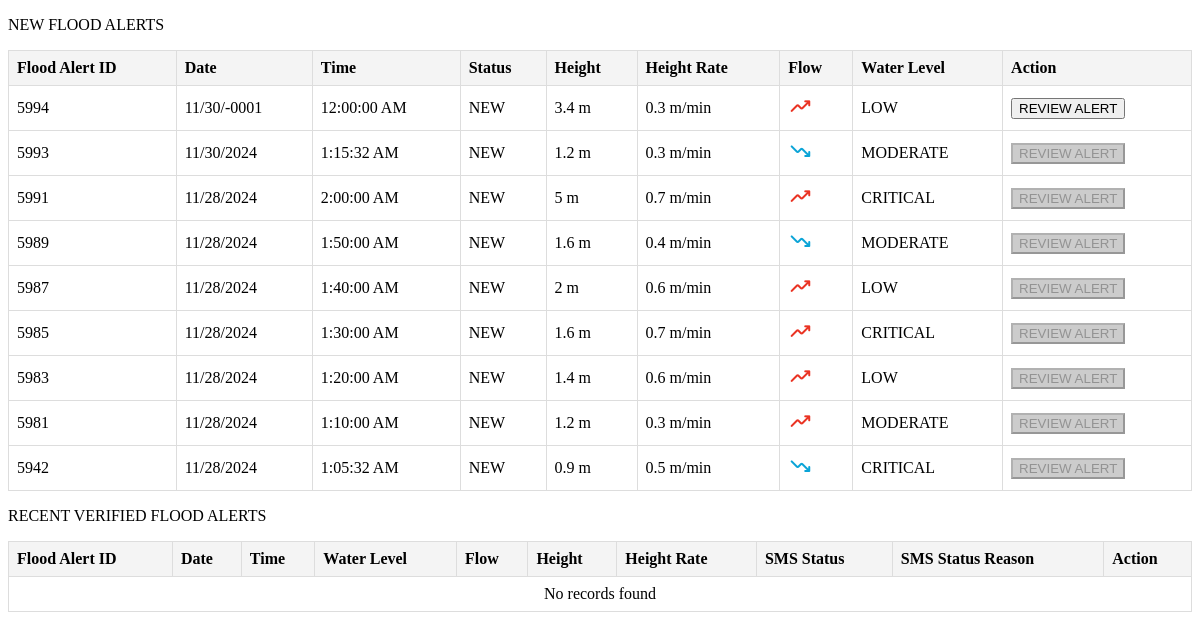
Page /flood_alerts.php on the committed database.
### tables this page shows
CREATE TABLE `sensor_data` (
  `id` int(11) NOT NULL,
  `meters` float DEFAULT NULL,
  `rate` float NOT NULL,
  `timestamp` timestamp NOT NULL DEFAULT current_timestamp(),
  `alert_level` varchar(20) DEFAULT NULL,
  `status` enum('NEW','ENTRY') NOT NULL
);

### flood_alerts.php (the view, shortened to what this page needs)
<?php
include 'db_conn.php';
$sql_new_alerts = "SELECT * FROM sensor_data WHERE status = 'NEW' ORDER BY id DESC, timestamp DESC;";
$result_new_alerts = $conn->query($sql_new_alerts);
?>
<!DOCTYPE html>
<html lang="en">
<head>
</head>
<body>
<p>NEW FLOOD ALERTS</p>
<?php
if ($result_new_alerts->num_rows > 0) {
    echo '<table>';
    echo '<thead>
            <tr>
                <th>Flood Alert ID</th>
                <th>Date</th>
                <th>Time</th>
                <th>Status</th>
                <th>Height</th>
                <th>Height Rate</th>
                <th>Flow</th>
                <th>Water Level</th>
                <th>Action</th>
            </tr>
          </thead>';
    echo '<tbody>';
    $rows = $result_new_alerts->fetch_all(MYSQLI_ASSOC);
    $defaultMeter = 1.0;
    for ($i = 0; $i < count($rows); $i++) {
        $id = $rows[$i]['id'];
        $timestamp = $rows[$i]['timestamp'];
        $meters = $rows[$i]['meters'];
        $rate = $rows[$i]['rate'];
        $alert_level = $rows[$i]['alert_level'];
        $status = $rows[$i]['status'];
        $disabled = $i > 0 ? 'disabled' : '';
        $date = date("m/d/Y", strtotime($timestamp));
        $time = date("g:i:s A", strtotime($timestamp));
        $nextMeters = $rows[$i + 1]['meters'] ?? $defaultMeter;
        $flow = ($meters > $nextMeters)
            ? '<span class="material-symbols-rounded trending-up">trending_up</span>'
            : (($meters < $nextMeters)
                ? '<span class="material-symbols-rounded trending-down">trending_down</span>'
                : '<span class="material-symbols-rounded stable">stable</span>');
        $alertMapping = [
            "NORMAL LEVEL" => "NORMAL",
            "LOW LEVEL" => "LOW",
            "MEDIUM LEVEL" => "MODERATE",
            "CRITICAL LEVEL" => "CRITICAL"
        ];
        $mappedAlertLevel = isset($alertMapping[$alert_level]) ? $alertMapping[$alert_level] : $alert_level;
        echo "<tr>
                <td>{$id}</td>
                <td>{$date}</td>
                <td>{$time}</td>
                <td>{$status}</td>
                <td>{$meters} m</td>
                <td>{$rate} m/min</td>
                <td>{$flow}</td>
                <td>{$mappedAlertLevel}</td>
                <td><button onclick='openModal()' {$disabled}>REVIEW ALERT</button></td>
              </tr>";
    }
    echo '</tbody>';
    echo '</table>';
} else {
    echo "<p>No data available.</p>";
}
?>
<p>RECENT VERIFIED FLOOD ALERTS</p>
<?php
$sql_verified_alerts = "SELECT * FROM flood_alerts WHERE alert_status = 'Verified'";
$result_verified_alerts = $conn->query($sql_verified_alerts);
echo '<table border="1">';
echo '<thead>
        <tr>
            <th>Flood Alert ID</th>
            <th>Date</th>
            <th>Time</th>
            <th>Water Level</th>
            <th>Flow</th>
            <th>Height</th>
            <th>Height Rate</th>
            <th>SMS Status</th>
            <th>SMS Status Reason</th>
            <th>Action</th>
        </tr>
      </thead>';
echo '<tbody>';
if ($result_verified_alerts->num_rows > 0) {
    while ($row = $result_verified_alerts->fetch_assoc()) {
        echo '<tr>
                <td>' . htmlspecialchars($row["flood_alert_id"]) . '</td>
                <td>' . htmlspecialchars($row["date"]) . '</td>
                <td>' . htmlspecialchars($row["time"]) . '</td>
                <td>' . htmlspecialchars($row["water_level"]) . '</td>
                <td>' . htmlspecialchars($row["flow"]) . '</td>
                <td>' . htmlspecialchars($row["height"]) . '</td>
                <td>' . htmlspecialchars($row["height_rate"]) . '</td>
                <td>' . htmlspecialchars($row["sms_status"]) . '</td>
                <td>' . htmlspecialchars($row["sms_status_reason"]) . '</td>
                <td><button>VIEW</button></td>
              </tr>';
    }
} else {
    echo '<tr><td colspan="10" style="text-align: center;">No records found</td></tr>';
}
echo '</tbody>';
echo '</table>';
?>
</body>
</html>

### flood_alerts.php (style rules this page uses)
table { width: 100%; border-collapse: collapse; }
th, td { padding: 8px; text-align: left; border: 1px solid #ddd; }
th { background-color: #f4f4f4; }
.trending-up { color: #EA3323; }
.trending-down { color: #0BA4D7; }
button:disabled { background-color: #ccc; cursor: not-allowed; }

### rows in the picture
sensor_data: id "5994", timestamp "11/30/-0001", timestamp "12:00:00 AM", status "NEW", meters "3.4", rate "0.3", alert_level "LOW"
sensor_data: id "5993", timestamp "11/30/2024", timestamp "1:15:32 AM", status "NEW", meters "1.2", rate "0.3", alert_level "MODERATE"
sensor_data: id "5991", timestamp "11/28/2024", timestamp "2:00:00 AM", status "NEW", meters "5", rate "0.7", alert_level "CRITICAL"
sensor_data: id "5989", timestamp "11/28/2024", timestamp "1:50:00 AM", status "NEW", meters "1.6", rate "0.4", alert_level "MODERATE"
sensor_data: id "5987", timestamp "11/28/2024", timestamp "1:40:00 AM", status "NEW", meters "2", rate "0.6", alert_level "LOW"
sensor_data: id "5985", timestamp "11/28/2024", timestamp "1:30:00 AM", status "NEW", meters "1.6", rate "0.7", alert_level "CRITICAL"
sensor_data: id "5983", timestamp "11/28/2024", timestamp "1:20:00 AM", status "NEW", meters "1.4", rate "0.6", alert_level "LOW"
sensor_data: id "5981", timestamp "11/28/2024", timestamp "1:10:00 AM", status "NEW", meters "1.2", rate "0.3", alert_level "MODERATE"
sensor_data: id "5942", timestamp "11/28/2024", timestamp "1:05:32 AM", status "NEW", meters "0.9", rate "0.5", alert_level "CRITICAL"
